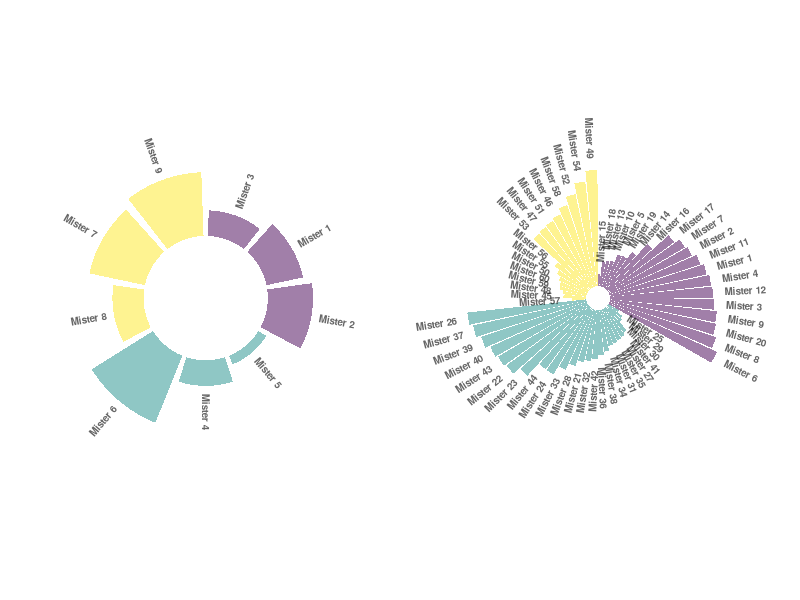
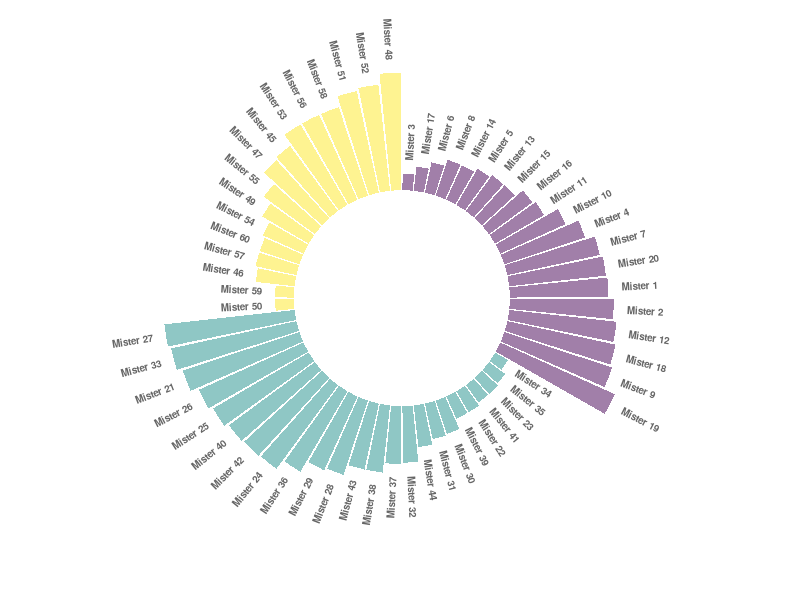

Write R code to recreate these figures, in order.
## ---- chunk 1
# package
library(tidyverse)
library(viridis)
library(patchwork)

# Create dataset
data=data.frame(
  individual=paste( "Mister ", seq(1,9), sep=""),
  group=c( rep('A', 3), rep('C', 3), rep('D', 3)) ,
  value=sample( seq(10,100), 9, replace=T)
)
data = data %>% arrange(group, value)

# Set a number of 'empty bar' to add at the end of each group
empty_bar=1
to_add = data.frame( matrix(NA, empty_bar*nlevels(data$group), ncol(data)) )
colnames(to_add) = colnames(data)
to_add$group=rep(levels(data$group), each=empty_bar)
data=rbind(data, to_add)
data=data %>% arrange(group)
data$id=seq(1, nrow(data))

# Get the name and the y position of each label
label_data=data
number_of_bar=nrow(label_data)
angle= 90 - 360 * (label_data$id-0.5) /number_of_bar     # I subtract 0.5 because the letter must have the angle of the center of the bars. Not extreme right(1) or extreme left (0)
label_data$hjust<-ifelse( angle < -90, 1, 0)
label_data$angle<-ifelse(angle < -90, angle+180, angle)


# Make the plot
p1 = ggplot(data, aes(x=as.factor(id), y=value, fill=group)) +       # Note that id is a factor. If x is numeric, there is some space between the first bar

  geom_bar(aes(x=as.factor(id), y=value, fill=group), stat="identity", alpha=0.5) +
  scale_fill_viridis(discrete=TRUE) +
  ylim(-80,120) +
  theme_minimal() +
  theme(
    legend.position = "none",
    axis.text = element_blank(),
    axis.title = element_blank(),
    panel.grid = element_blank(),
    plot.margin = unit(rep(-1,4), "cm")
  ) +
  coord_polar() +
  geom_text(data=label_data, aes(x=id, y=value+10, label=individual, hjust=hjust), color="black", fontface="bold",alpha=0.6, size=2.5, angle= label_data$angle, inherit.aes = FALSE )



# Create dataset 2
data=data.frame(
  individual=paste( "Mister ", seq(1,60), sep=""),
  group=c( rep('A', 20), rep('C', 24), rep('D', 16)) ,
  value=sample( seq(10,100), 60, replace=T)
)
data = data %>% arrange(group, value)

# Set a number of 'empty bar' to add at the end of each group
empty_bar=1
to_add = data.frame( matrix(NA, empty_bar*nlevels(data$group), ncol(data)) )
colnames(to_add) = colnames(data)
to_add$group=rep(levels(data$group), each=empty_bar)
data=rbind(data, to_add)
data=data %>% arrange(group)
data$id=seq(1, nrow(data))

# Get the name and the y position of each label
label_data=data
number_of_bar=nrow(label_data)
angle= 90 - 360 * (label_data$id-0.5) /number_of_bar     # I subtract 0.5 because the letter must have the angle of the center of the bars. Not extreme right(1) or extreme left (0)
label_data$hjust<-ifelse( angle < -90, 1, 0)
label_data$angle<-ifelse(angle < -90, angle+180, angle)


# Make the plot
p2 <- ggplot(data, aes(x=as.factor(id), y=value, fill=group)) +       # Note that id is a factor. If x is numeric, there is some space between the first bar

  geom_bar(aes(x=as.factor(id), y=value, fill=group), stat="identity", alpha=0.5) +
  scale_fill_viridis(discrete=TRUE) +
  ylim(-10,120) +
  theme_minimal() +
  theme(
    legend.position = "none",
    axis.text = element_blank(),
    axis.title = element_blank(),
    panel.grid = element_blank(),
    plot.margin = unit(rep(-1,4), "cm")
  ) +
  coord_polar() +
  geom_text(data=label_data, aes(x=id, y=value+10, label=individual, hjust=hjust), color="black", fontface="bold",alpha=0.6, size=2.5, angle= label_data$angle, inherit.aes = FALSE )


p1 + p2
## ---- chunk 2
# package
library(tidyverse)
library(viridis)

# Create dataset
data=data.frame(
  individual=paste( "Mister ", seq(1,60), sep=""),
  group=c( rep('A', 20), rep('C', 24), rep('D', 16)) ,
  value=sample( seq(10,100), 60, replace=T)
)
data = data %>% arrange(group, value)

# Set a number of 'empty bar' to add at the end of each group
empty_bar=1
to_add = data.frame( matrix(NA, empty_bar*nlevels(data$group), ncol(data)) )
colnames(to_add) = colnames(data)
to_add$group=rep(levels(data$group), each=empty_bar)
data=rbind(data, to_add)
data=data %>% arrange(group)
data$id=seq(1, nrow(data))

# Get the name and the y position of each label
label_data=data
number_of_bar=nrow(label_data)
angle= 90 - 360 * (label_data$id-0.5) /number_of_bar     # I subtract 0.5 because the letter must have the angle of the center of the bars. Not extreme right(1) or extreme left (0)
label_data$hjust<-ifelse( angle < -90, 1, 0)
label_data$angle<-ifelse(angle < -90, angle+180, angle)


# Make the plot
p = ggplot(data, aes(x=as.factor(id), y=value, fill=group)) +       # Note that id is a factor. If x is numeric, there is some space between the first bar

  geom_bar(aes(x=as.factor(id), y=value, fill=group), stat="identity", alpha=0.5) +
  scale_fill_viridis(discrete=TRUE) +
  ylim(-80,120) +
  theme_minimal() +
  theme(
    legend.position = "none",
    axis.text = element_blank(),
    axis.title = element_blank(),
    panel.grid = element_blank(),
    plot.margin = unit(rep(-1,4), "cm")
  ) +
  coord_polar() +
  geom_text(data=label_data, aes(x=id, y=value+10, label=individual, hjust=hjust), color="black", fontface="bold",alpha=0.6, size=2.5, angle= label_data$angle, inherit.aes = FALSE )

p
